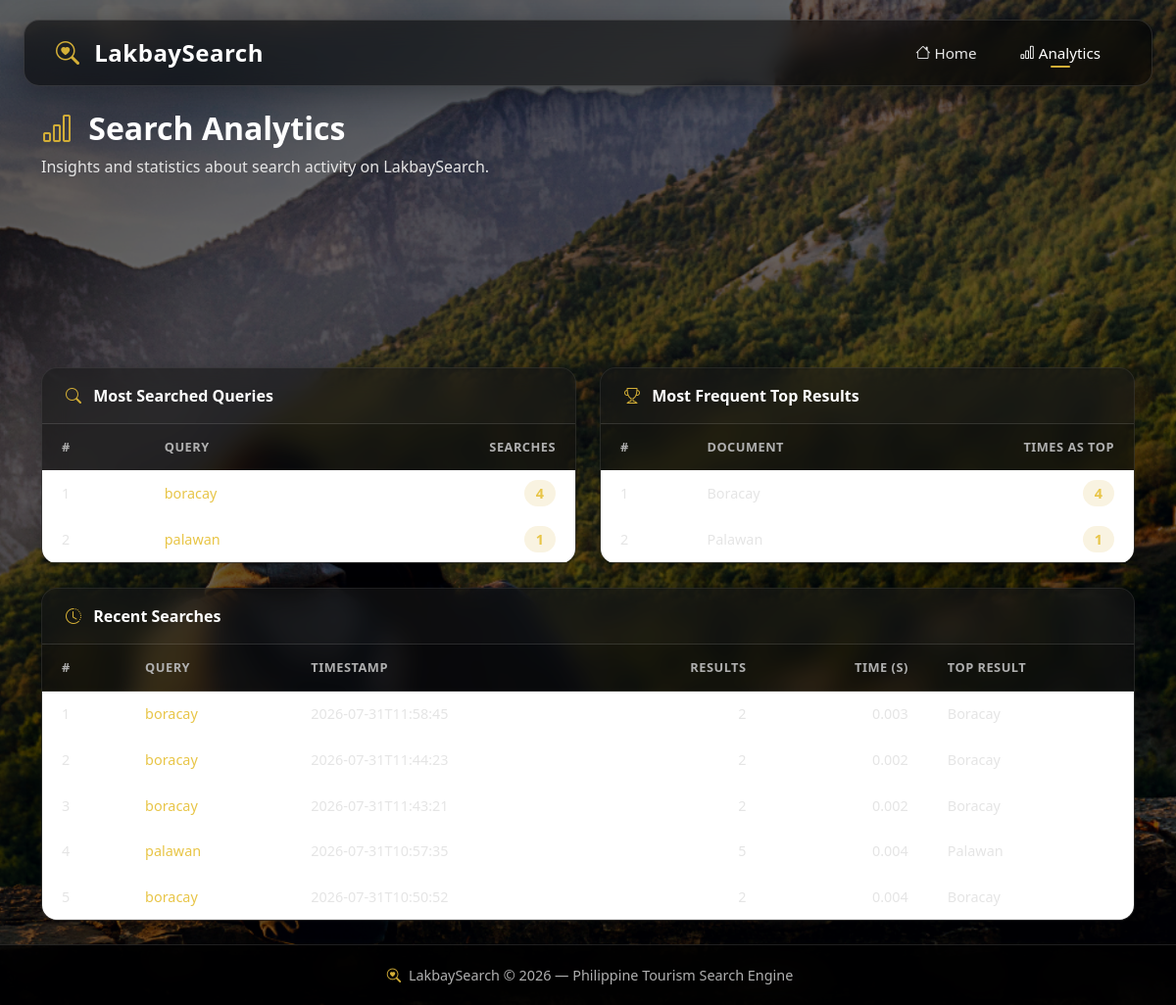
The app's page /analytics with its own data.
### tables this page shows
CREATE TABLE analytics (
            id INTEGER PRIMARY KEY AUTOINCREMENT,
            query TEXT NOT NULL,
            timestamp TEXT NOT NULL,
            execution_time REAL NOT NULL,
            num_results INTEGER NOT NULL,
            top_result TEXT
        );

### app.py (the view)
@app.route("/analytics")
def analytics():
    total_searches = get_total_searches()
    zero_result = get_zero_result_searches()
    avg_time = get_average_search_time()
    most_searched = get_most_searched_queries()
    top_results = get_most_frequent_top_result()
    recent = get_recent_searches()
    return render_template(
        "analytics.html",
        total_searches=total_searches,
        zero_result_searches=zero_result,
        avg_search_time=avg_time,
        most_searched_queries=most_searched,
        most_frequent_top_results=top_results,
        recent_searches=recent,
    )

### database.py (called while the page is built)
def get_connection() -> sqlite3.Connection:
    conn = sqlite3.connect(DB_PATH)
    conn.row_factory = sqlite3.Row
    return conn

def get_total_searches() -> int:
    conn = get_connection()
    cursor = conn.cursor()
    cursor.execute("SELECT COUNT(*) FROM analytics")
    result = cursor.fetchone()[0]
    conn.close()
    return result

def get_zero_result_searches() -> int:
    conn = get_connection()
    cursor = conn.cursor()
    cursor.execute("SELECT COUNT(*) FROM analytics WHERE num_results = 0")
    result = cursor.fetchone()[0]
    conn.close()
    return result

def get_average_search_time() -> float:
    conn = get_connection()
    cursor = conn.cursor()
    cursor.execute("SELECT AVG(execution_time) FROM analytics")
    result = cursor.fetchone()[0]
    conn.close()
    return round(result, 4) if result else 0.0

def get_most_searched_queries(limit: int = 10) -> list:
    conn = get_connection()
    cursor = conn.cursor()
    cursor.execute(
        "SELECT query, COUNT(*) as count FROM analytics GROUP BY query ORDER BY count DESC LIMIT ?",
        (limit,)
    )
    results = [dict(row) for row in cursor.fetchall()]
    conn.close()
    return results

def get_most_frequent_top_result(limit: int = 10) -> list:
    conn = get_connection()
    cursor = conn.cursor()
    cursor.execute(
        "SELECT top_result, COUNT(*) as count FROM analytics WHERE top_result IS NOT NULL GROUP BY top_result ORDER BY count DESC LIMIT ?",
        (limit,)
    )
    results = [dict(row) for row in cursor.fetchall()]
    conn.close()
    return results

def get_recent_searches(limit: int = 20) -> list:
    conn = get_connection()
    cursor = conn.cursor()
    cursor.execute(
        "SELECT query, timestamp, num_results, execution_time, top_result FROM analytics ORDER BY id DESC LIMIT ?",
        (limit,)
    )
    results = [dict(row) for row in cursor.fetchall()]
    conn.close()
    return results

### templates/analytics.html (shortened to what this page needs)
{% extends "base.html" %}
{% block content %}
<div class="container py-4">
    <div class="analytics-header">
        <h2><i class="bi bi-bar-chart text-gold me-2"></i> Search Analytics</h2>
        <p>Insights and statistics about search activity on LakbaySearch.</p>
    </div>
    <div class="row g-4 mb-4">
        <div class="col-md-4">
        </div>
        <div class="col-md-4">
        </div>
        <div class="col-md-4">
        </div>
    </div>
    <div class="row g-4 mb-4">
        <div class="col-md-6">
            <div class="glass-table-card h-100">
                <div class="card-header">
                    <i class="bi bi-search"></i> Most Searched Queries
                </div>
                <div class="card-body">
                    {% if most_searched_queries %}
                    <div class="table-responsive">
                        <table class="table-dark-glass table">
                            <thead>
                                <tr>
                                    <th>#</th>
                                    <th>Query</th>
                                    <th class="text-end">Searches</th>
                                </tr>
                            </thead>
                            <tbody>
                                {% for item in most_searched_queries %}
                                <tr>
                                    <td>{{ loop.index }}</td>
                                    <td>
                                        <a href="{{ url_for('search_results', q=item.query) }}">
                                            {{ item.query }}
                                        </a>
                                    </td>
                                    <td class="text-end">
                                        <span class="badge-count">{{ item.count }}</span>
                                    </td>
                                </tr>
                                {% endfor %}
                            </tbody>
                        </table>
                    </div>
                    {% else %}
                    <div class="p-4 text-center text-secondary">No searches recorded yet.</div>
                    {% endif %}
                </div>
            </div>
        </div>
        <div class="col-md-6">
            <div class="glass-table-card h-100">
                <div class="card-header">
                    <i class="bi bi-trophy"></i> Most Frequent Top Results
                </div>
                <div class="card-body">
                    {% if most_frequent_top_results %}
                    <div class="table-responsive">
                        <table class="table-dark-glass table">
                            <thead>
                                <tr>
                                    <th>#</th>
                                    <th>Document</th>
                                    <th class="text-end">Times as Top</th>
                                </tr>
                            </thead>
                            <tbody>
                                {% for item in most_frequent_top_results %}
                                <tr>
                                    <td>{{ loop.index }}</td>
                                    <td>{{ item.top_result }}</td>
                                    <td class="text-end">
                                        <span class="badge-count">{{ item.count }}</span>
                                    </td>
                                </tr>
                                {% endfor %}
                            </tbody>
                        </table>
                    </div>
                    {% else %}
                    <div class="p-4 text-center text-secondary">No top results recorded yet.</div>
                    {% endif %}
                </div>
            </div>
        </div>
    </div>
    <div class="row">
        <div class="col-12">
            <div class="glass-table-card">
                <div class="card-header">
                    <i class="bi bi-clock-history"></i> Recent Searches
                </div>
                <div class="card-body">
                    {% if recent_searches %}
                    <div class="table-responsive">
                        <table class="table-dark-glass table">
                            <thead>
                                <tr>
                                    <th>#</th>
                                    <th>Query</th>
                                    <th>Timestamp</th>
                                    <th class="text-end">Results</th>
                                    <th class="text-end">Time (s)</th>
                                    <th>Top Result</th>
                                </tr>
                            </thead>
                            <tbody>
                                {% for search in recent_searches %}
                                <tr>
                                    <td>{{ loop.index }}</td>
                                    <td>
                                        <a href="{{ url_for('search_results', q=search.query) }}">
                                            {{ search.query }}
                                        </a>
                                    </td>
                                    <td class="small">{{ search.timestamp[:19] }}</td>
                                    <td class="text-end">{{ search.num_results }}</td>
                                    <td class="text-end">{{ "%.3f"|format(search.execution_time) }}</td>
                                    <td class="small">{{ search.top_result or '—' }}</td>
                                </tr>
                                {% endfor %}
                            </tbody>
                        </table>
                    </div>
                    {% else %}
                    <div class="p-4 text-center text-secondary">No searches recorded yet. Try searching for something!</div>
                    {% endif %}
                </div>
            </div>
        </div>
    </div>
</div>
{% endblock %}

### templates/base.html (shortened to what this page needs)
<!DOCTYPE html>
<html lang="en">
<head>
    <link href="https://cdn.jsdelivr.net/npm/bootstrap@5.3.2/dist/css/bootstrap.min.css" rel="stylesheet">
    <link href="https://cdn.jsdelivr.net/npm/bootstrap-icons@1.11.3/font/bootstrap-icons.css" rel="stylesheet">
    <link rel="stylesheet" href="{{ url_for('static', filename='css/style.css') }}">
</head>
<body>
    <nav class="navbar navbar-expand-lg">
        <div class="container">
            <a class="navbar-brand" href="{{ url_for('index') }}">
                <i class="bi bi-search-heart"></i> LakbaySearch
            </a>
            <div class="collapse navbar-collapse" id="navbarNav">
                <ul class="navbar-nav ms-auto">
                    <li class="nav-item">
                        <a class="nav-link {% if request.endpoint == 'index' %}active{% endif %}" href="{{ url_for('index') }}">
                            <i class="bi bi-house"></i> Home
                        </a>
                    </li>
                    <li class="nav-item">
                        <a class="nav-link {% if request.endpoint == 'analytics' %}active{% endif %}" href="{{ url_for('analytics') }}">
                            <i class="bi bi-bar-chart"></i> Analytics
                        </a>
                    </li>
                </ul>
            </div>
        </div>
    </nav>
    <main>
        {% block content %}{% endblock %}
    </main>
    <footer class="footer">
        <div class="container">
            <i class="bi bi-search-heart"></i> LakbaySearch &copy; 2026 &mdash; Philippine Tourism Search Engine
        </div>
    </footer>
</body>
</html>

### records on screen
analytics: query "boracay", timestamp "2026-07-31T11:58:45", num_results "2", execution_time "0.003", top_result "Boracay"
analytics: query "boracay", timestamp "2026-07-31T11:44:23", num_results "2", execution_time "0.002", top_result "Boracay"
analytics: query "boracay", timestamp "2026-07-31T11:43:21", num_results "2", execution_time "0.002", top_result "Boracay"
analytics: query "palawan", timestamp "2026-07-31T10:57:35", num_results "5", execution_time "0.004", top_result "Palawan"
analytics: query "boracay", timestamp "2026-07-31T10:50:52", num_results "2", execution_time "0.004", top_result "Boracay"

### other values on screen
{{ item.query }} "boracay" "palawan"
{{ item.count }} "4" "1"
{{ item.top_result }} "Boracay" "Palawan"
